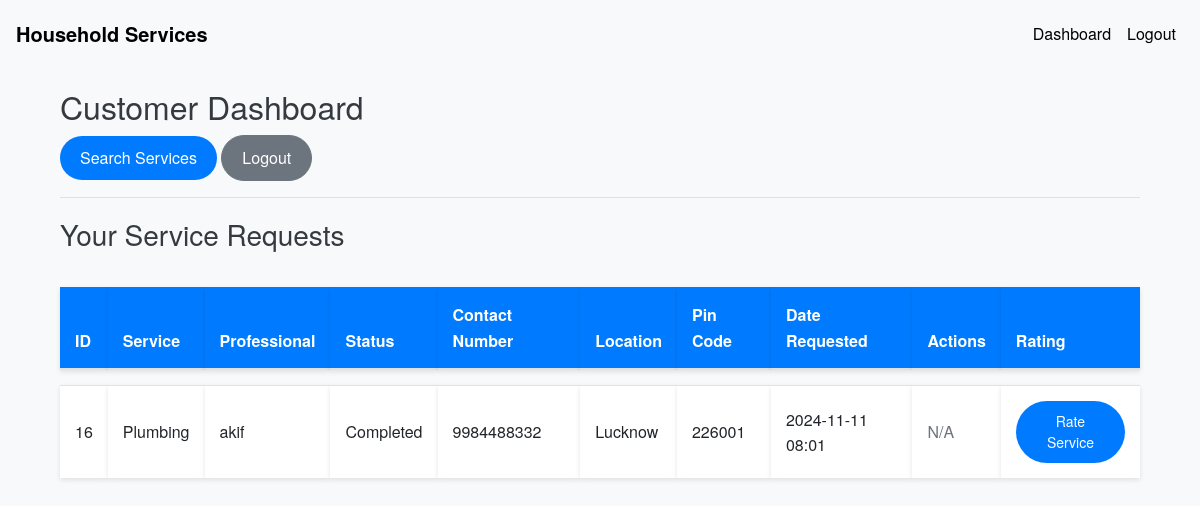
Page /customer/dashboard (signed in) on the earlier database version.
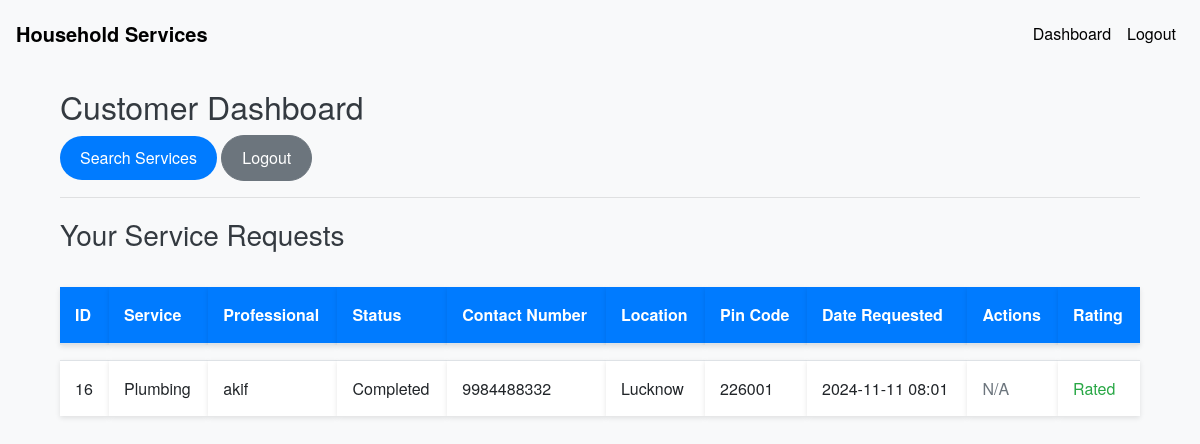
Same page on the later database version.
### models.py (models this page shows, shortened)
class ServiceRequest(db.Model):
    __tablename__ = 'service_requests'
    id = db.Column(db.Integer, primary_key=True)
    service_id = db.Column(db.Integer, db.ForeignKey('services.id'), nullable=False)
    customer_id = db.Column(db.Integer, db.ForeignKey('users.id'), nullable=False)
    professional_id = db.Column(db.Integer, db.ForeignKey('users.id'))
    service_status = db.Column(db.String(20), nullable=False, default='requested')
    service = db.relationship('Service', backref='service_requests')
    date_of_request = db.Column(db.DateTime, default=datetime.utcnow)
    date_of_completion = db.Column(db.DateTime)
    remarks = db.Column(db.Text)
    rating = db.Column(db.Integer)

class Service(db.Model):
    __tablename__ = 'services'
    id = db.Column(db.Integer, nullable =False, primary_key=True)
    name = db.Column(db.String(100), nullable=False)
    base_price = db.Column(db.Float, nullable=False)
    time_required = db.Column(db.Integer, nullable=False)  # in minutes
    description = db.Column(db.Text)

class User(UserMixin, db.Model):
    __tablename__ = 'users'
    id = db.Column(db.Integer, primary_key=True)
    username = db.Column(db.String(100), unique=True, nullable=False)
    password = db.Column(db.String(128), nullable=False)
    role = db.Column(db.String(20), nullable=False)
    is_active = db.Column(db.Boolean, default=True)
    date_created = db.Column(db.DateTime, default=datetime.utcnow)
    date_completed = db.Column(db.DateTime)
    contact_number = db.Column(db.String(15), nullable=True)
    location = db.Column(db.String(255), nullable=True)
    pin_code = db.Column(db.String(10), nullable=True)
    is_approved = db.Column(db.Boolean, default=False)
    service_type = db.Column(db.String(100))
    experience = db.Column(db.Integer)
    resume_filename = db.Column(db.String(200))
    approval_status = db.Column(db.String(50), default='pending')
    customer_service_requests = db.relationship('ServiceRequest', backref='customer', foreign_keys='ServiceRequest.customer_id', lazy='dynamic')
    professional_service_requests = db.relationship('ServiceRequest', backref='professional', foreign_keys='ServiceRequest.professional_id', lazy='dynamic')

### routes.py (the view)
@app.route('/customer/dashboard')
@login_required
def customer_dashboard():
    if current_user.role != 'customer':
        flash('Access denied.')
        return redirect(url_for('index'))
    service_requests = ServiceRequest.query.filter_by(customer_id=current_user.id).order_by(ServiceRequest.id.desc()).all()
    for request in service_requests:
        if request.professional_id:
            request.professional = User.query.get(request.professional_id)
    return render_template('customer_dashboard.html', service_requests=service_requests)

### app.py (called while the page is built)
@login_manager.user_loader
def load_user(user_id):
    return User.query.get(int(user_id))

### templates/customer_dashboard.html (shortened to what this page needs)
{% extends 'base.html' %}
{% block content %}
<div class="container mt-4">
    <h2>Customer Dashboard</h2>
    <p>
        <a href="{{ url_for('search_services') }}" class="btn btn-primary">Search Services</a>
        <a href="{{ url_for('logout') }}" class="btn btn-secondary">Logout</a>
    </p>
    <hr>
    <h3>Your Service Requests</h3>
    <table class="table table-striped">
        <thead>
            <tr>
                <th>ID</th>
                <th>Service</th>
                <th>Professional</th>
                <th>Status</th>
                <th>Contact Number</th>
                <th>Location</th>
                <th>Pin Code</th>
                <th>Date Requested</th>
                <th>Actions</th>
                <th>Rating</th>
            </tr>
        </thead>
        <tbody>
            {% for request in service_requests %}
            <tr>
                <td>{{ request.id }}</td>
                <td>{{ request.service.name }}</td>
                <td>
                    {% if request.professional %}
                    {{ request.professional.username }}
                    {% else %}
                    Pending Assignment
                    {% endif %}
                </td>
                <td>{{ request.service_status.capitalize() }}</td>
                <td>
                    {% if request.professional %}
                        {{ request.professional.contact_number }}
                    {% else %}
                        N/A
                    {% endif %}
                </td>
                <td>
                    {% if request.professional %}
                        {{ request.professional.location }}
                    {% else %}
                        N/A
                    {% endif %}
                </td>
                <td>
                    {% if request.professional %}
                        {{ request.professional.pin_code }}
                    {% else %}
                        N/A
                    {% endif %}
                </td>
                <td>{{ request.date_of_request.strftime('%Y-%m-%d %H:%M') }}</td>
                <td>
                    {% if request.service_status in ['requested', 'accepted'] %}
                    <form action="{{ url_for('cancel_request', request_id=request.id) }}" method="POST" style="display:inline;">
                        <button type="submit" class="btn btn-sm btn-danger" onclick="return confirm('Are you sure you want to cancel this request?');">Cancel</button>
                    </form>
                    {% else %}
                    <span class="text-muted">N/A</span>
                    {% endif %}
                </td>
                <td>
                    {% if request.service_status == 'completed' %}
                        {% if request.rating %}
                            <span class="text-success">Rated</span>
                        {% else %}
                            <button class="btn btn-primary btn-sm" data-toggle="modal" data-target="#rateModal{{ request.id }}">Rate Service</button>
                        {% endif %}
                    {% endif %}
                </td>
            </tr>
            {% endfor %}
        </tbody>
    </table>
</div>
{% endblock %}

### templates/base.html (shortened to what this page needs)
<!DOCTYPE html>
<html lang="en">
<head>
    <link rel="stylesheet" href="https://stackpath.bootstrapcdn.com/bootstrap/4.5.0/css/bootstrap.min.css">
    <link rel="stylesheet" href="{{ url_for('static', filename='css/styles.css') }}">
</head>
<body>
    <nav class="navbar navbar-expand-lg navbar-light bg-light">
        <a class="navbar-brand" href="{{ url_for('index') }}">Household Services</a>
        {% if current_user.is_authenticated %}
        <div class="collapse navbar-collapse" id="navbarNav">
            <ul class="navbar-nav ml-auto">
                {% if current_user.role == 'admin' %}
                <li class="nav-item">
                    <a class="nav-link" href="{{ url_for('admin_dashboard') }}">Dashboard</a>
                </li>
                {% elif current_user.role == 'professional' %}
                <li class="nav-item">
                    <a class="nav-link" href="{{ url_for('professional_dashboard') }}">Dashboard</a>
                </li>
                {% elif current_user.role == 'customer' %}
                <li class="nav-item">
                    <a class="nav-link" href="{{ url_for('customer_dashboard') }}">Dashboard</a>
                </li>
                {% endif %}
                <li class="nav-item">
                    <a class="nav-link" href="{{ url_for('logout') }}">Logout</a>
                </li>
            </ul>
        </div>
        {% endif %}
    </nav>
    <div class="container mt-4">
        {% block content %}{% endblock %}
    </div>
</body>
</html>

### static/css/styles.css (style rules this page uses)
body { padding-top: 5px; font-family: 'Helvetica Neue', Arial, sans-serif; background-color: #f8f9fa; color: #343a40; line-height: 1.6; }
.navbar { background-color: #343a40; }
.navbar-brand { font-weight: bold; color: #000000 !important; }
.nav-link { color: #000000 !important; }
.table { margin-top: 20px; border-collapse: separate; border-spacing: 0 15px; }
.table th, .table td { vertical-align: middle; background-color: #ffffff; border: none; padding: 15px; box-shadow: 0 2px 5px rgba(0, 0, 0, 0.1); }
.table th { background-color: #007bff; color: #ffffff; font-weight: bold; }
.table td { border-top: 1px solid #dee2e6; }
.btn { border-radius: 50px; padding: 10px 20px; transition: background-color 0.3s ease, color 0.3s ease; }
.btn-primary { background-color: #007bff; border: none; }
h1, h2, h3, h4, h5, h6 { font-weight: 300; margin-top: 20px; margin-bottom: 10px; }
.container { margin-top: 50px; }

Differences in the rows shown:
changed ServiceRequest "Completed": rating "Rate Service" → "Rated"
